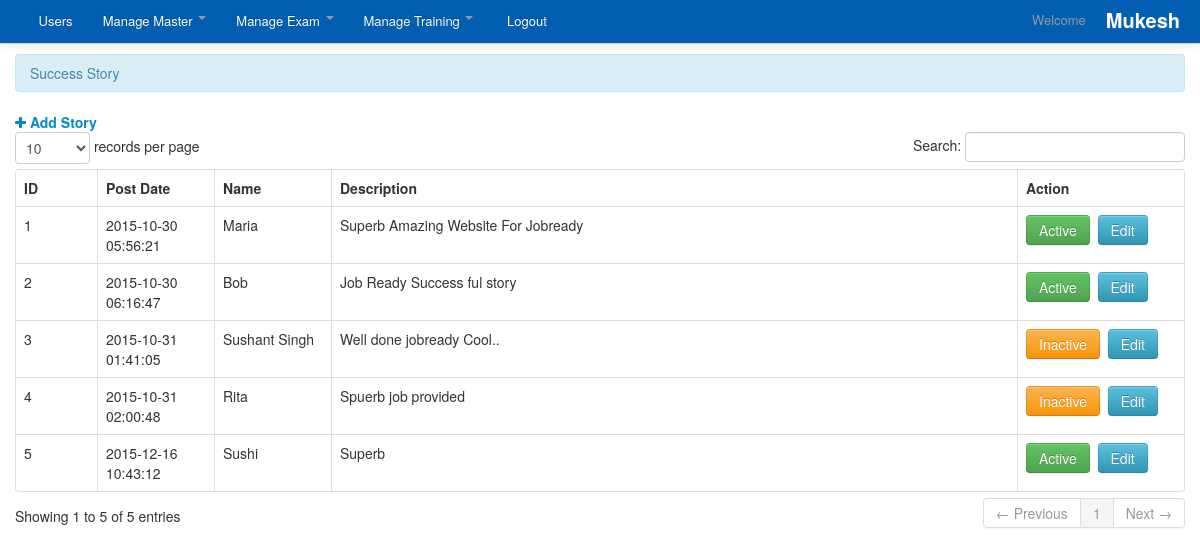
The app's page /admin/success_story.php (signed in) with its own data.
### tables this page shows
CREATE TABLE `master_success_story` (
  `id` int(11) NOT NULL,
  `post_date` timestamp NOT NULL DEFAULT CURRENT_TIMESTAMP,
  `modified_date` datetime NOT NULL,
  `title` varchar(250) NOT NULL,
  `image` varchar(250) NOT NULL,
  `desc` varchar(250) NOT NULL,
  `status` enum('1','0') NOT NULL
);

### admin/success_story.php (the view, shortened to what this page needs)
<?php
include('header.php');
?>
<div class="container">
<div class="margin-top">
<div class="row">
<div class="span12">
<div class="alert alert-info">Success Story </div>
<a href="success_story_add.php" ><i class="fa fa-plus"></i>&nbsp;<strong>Add Story</strong></a>
<table cellpadding="0" cellspacing="0" border="0" class="table  table-bordered" id="example">
<thead>
<tr>
<th>ID</th>
<th width="100">Post Date</th>
<th width="100">Name</th>
<th>Description</th>
<th>Action</th>
</tr>
</thead>
<tbody>
<?php
$neelx="SELECT `id`, `post_date`,`title`, `desc`, `status` FROM `master_success_story` WHERE 1";
$result = mysql_query($neelx)or die(mysql_error());
while($row=mysql_fetch_array($result)){
$getid=$row['id'];
$desc=$row['desc'];
$limit=60;
$post = substr($desc, 0, $limit);
?>
<tr>
<td><?php echo $getid; ?></td>
<td ><?php echo $row['post_date']; ?></td>
<td ><?php echo $row['title']; ?></td>
<td><?php echo $post; ?></td>
<?php $status=$row['status']; ?>
<td width="150">
 <?php if($status == 1) { ?> <a href="success_story.php?id=<?php echo $getid; ?>&status=0&action=active" onClick="return(window.confirm('Are you sure you want to Deactivate.'));" class="btn btn-success">Active</a><?php } else { ?><a  href="success_story.php?id=<?php echo $getid; ?>&status=1&action=active" onClick="return(window.confirm('Are you sure you want to Activate.'));" class="btn btn-warning">Inactive</a><?php } ?>
&nbsp;<a title="View" href="success_story_edit.php?uid=<?php echo $getid;?>" class="btn btn-info">Edit</a>
</td>
</tr>
<?php  }  ?>
</tbody>
</table>
</div>
</div>
</div>
</div>
<?php include('footer.php') ?>

### admin/css/docs.css (style rules this page uses)
.margin-top { margin-top:10px; }
body { background: url(../img/grid_noise.png); position: relative; }

### admin/css/print.css (style rules this page uses)
table { font-family:arial !important; }
#example th { border-right:1px solid; font-family:arial !important; }
#example th:first-child { border-left:1px solid; font-family:arial !important; }
#example td { border-right:1px solid; text-align:center; }
#example td:first-child { border-left:1px solid; text-align:center; }

### admin/css/work.css (style rules this page uses)
a { color: black; }

### records on screen
master_success_story: id "1", post_date "2015-10-30 05:56:21", title "Maria", desc "Superb Amazing Website For Jobready"
master_success_story: id "2", post_date "2015-10-30 06:16:47", title "Bob", desc "Job Ready Success ful story"
master_success_story: id "3", post_date "2015-10-31 01:41:05", title "Sushant Singh", desc "Well done jobready Cool.."
master_success_story: id "4", post_date "2015-10-31 02:00:48", title "Rita", desc "Spuerb job provided"
master_success_story: id "5", post_date "2015-12-16 10:43:12", title "Sushi", desc "Superb"

### other values on screen
$username "Mukesh"
